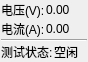
<?xml version="1.0" encoding="UTF-8"?>
<ui version="4.0">
 <class>ChanWgt</class>
 <widget class="QWidget" name="ChanWgt">
  <property name="geometry">
   <rect>
    <x>0</x>
    <y>0</y>
    <width>88</width>
    <height>50</height>
   </rect>
  </property>
  <property name="windowTitle">
   <string>Form</string>
  </property>
  <property name="styleSheet">
   <string notr="true">border-color: rgb(61, 161, 255);</string>
  </property>
  <layout class="QVBoxLayout" name="verticalLayout">
   <property name="spacing">
    <number>1</number>
   </property>
   <property name="leftMargin">
    <number>1</number>
   </property>
   <property name="topMargin">
    <number>1</number>
   </property>
   <property name="rightMargin">
    <number>1</number>
   </property>
   <property name="bottomMargin">
    <number>1</number>
   </property>
   <item>
    <layout class="QHBoxLayout" name="horizontalLayout">
     <item>
      <widget class="QLabel" name="label">
       <property name="text">
        <string>电压(V):</string>
       </property>
      </widget>
     </item>
     <item>
      <widget class="QLabel" name="label_Vol">
       <property name="text">
        <string>0.00</string>
       </property>
      </widget>
     </item>
    </layout>
   </item>
   <item>
    <layout class="QHBoxLayout" name="horizontalLayout_2">
     <item>
      <widget class="QLabel" name="label_2">
       <property name="text">
        <string>电流(A):</string>
       </property>
      </widget>
     </item>
     <item>
      <widget class="QLabel" name="label_Cur">
       <property name="text">
        <string>0.00</string>
       </property>
      </widget>
     </item>
    </layout>
   </item>
   <item>
    <widget class="Line" name="line">
     <property name="orientation">
      <enum>Qt::Horizontal</enum>
     </property>
    </widget>
   </item>
   <item>
    <layout class="QHBoxLayout" name="horizontalLayout_3">
     <item>
      <widget class="QLabel" name="label_3">
       <property name="text">
        <string>测试状态:</string>
       </property>
      </widget>
     </item>
     <item>
      <widget class="QLabel" name="label_TestStatus">
       <property name="text">
        <string>空闲</string>
       </property>
      </widget>
     </item>
    </layout>
   </item>
  </layout>
 </widget>
 <resources/>
 <connections/>
</ui>
